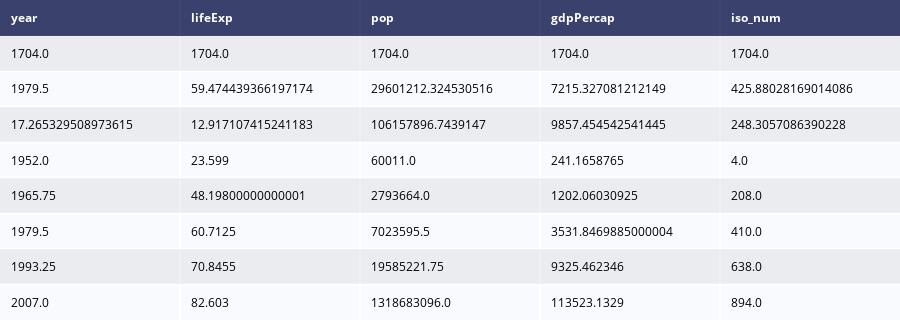

Write notebook code for a chart like this one.
### Code cell
d=create_table(gapminder.describe())
d

### Figure 1 — Plotly figure (JSON) as saved in the notebook; plotly's stock layout.template omitted (floating-point values rounded to 4 significant figures)
{"data": [{"colorscale": [[0, "#00083e"], [0.5, "#ededee"], [1, "#ffffff"]], "hoverinfo": "none", "opacity": 0.75, "showscale": false, "type": "heatmap", "z": [[0, 0, 0, 0, 0], [0.5, 0.5, 0.5, 0.5, 0.5], [1, 1, 1, 1, 1], [0.5, 0.5, 0.5, 0.5, 0.5], [1, 1, 1, 1, 1], [0.5, 0.5, 0.5, 0.5, 0.5], [1, 1, 1, 1, 1], [0.5, 0.5, 0.5, 0.5, 0.5], [1, 1, 1, 1, 1]]}], "layout": {"annotations": [{"align": "left", "font": {"color": "#ffffff"}, "showarrow": false, "text": "<b>year</b>", "x": -0.45, "xanchor": "left", "xref": "x", "y": 0, "yref": "y"}, {"align": "left", "font": {"color": "#ffffff"}, "showarrow": false, "text": "<b>lifeExp</b>", "x": 0.55, "xanchor": "left", "xref": "x", "y": 0, "yref": "y"}, {"align": "left", "font": {"color": "#ffffff"}, "showarrow": false, "text": "<b>pop</b>", "x": 1.55, "xanchor": "left", "xref": "x", "y": 0, "yref": "y"}, {"align": "left", "font": {"color": "#ffffff"}, "showarrow": false, "text": "<b>gdpPercap</b>", "x": 2.55, "xanchor": "left", "xref": "x", "y": 0, "yref": "y"}, {"align": "left", "font": {"color": "#ffffff"}, "showarrow": false, "text": "<b>iso_num</b>", "x": 3.55, "xanchor": "left", "xref": "x", "y": 0, "yref": "y"}, {"align": "left", "font": {"color": "#000000"}, "showarrow": false, "text": "1704.0", "x": -0.45, "xanchor": "left", "xref": "x", "y": 1, "yref": "y"}, {"align": "left", "font": {"color": "#000000"}, "showarrow": false, "text": "1704.0", "x": 0.55, "xanchor": "left", "xref": "x", "y": 1, "yref": "y"}, {"align": "left", "font": {"color": "#000000"}, "showarrow": false, "text": "1704.0", "x": 1.55, "xanchor": "left", "xref": "x", "y": 1, "yref": "y"}, {"align": "left", "font": {"color": "#000000"}, "showarrow": false, "text": "1704.0", "x": 2.55, "xanchor": "left", "xref": "x", "y": 1, "yref": "y"}, {"align": "left", "font": {"color": "#000000"}, "showarrow": false, "text": "1704.0", "x": 3.55, "xanchor": "left", "xref": "x", "y": 1, "yref": "y"}, {"align": "left", "font": {"color": "#000000"}, "showarrow": false, "text": "1979.5", "x": -0.45, "xanchor": "left", "xref": "x", "y": 2, "yref": "y"}, {"align": "left", "font": {"color": "#000000"}, "showarrow": false, "text": "59.474439366197174", "x": 0.55, "xanchor": "left", "xref": "x", "y": 2, "yref": "y"}, {"align": "left", "font": {"color": "#000000"}, "showarrow": false, "text": "29601212.324530516", "x": 1.55, "xanchor": "left", "xref": "x", "y": 2, "yref": "y"}, {"align": "left", "font": {"color": "#000000"}, "showarrow": false, "text": "7215.327081212149", "x": 2.55, "xanchor": "left", "xref": "x", "y": 2, "yref": "y"}, {"align": "left", "font": {"color": "#000000"}, "showarrow": false, "text": "425.88028169014086", "x": 3.55, "xanchor": "left", "xref": "x", "y": 2, "yref": "y"}, {"align": "left", "font": {"color": "#000000"}, "showarrow": false, "text": "17.265329508973615", "x": -0.45, "xanchor": "left", "xref": "x", "y": 3, "yref": "y"}, {"align": "left", "font": {"color": "#000000"}, "showarrow": false, "text": "12.917107415241183", "x": 0.55, "xanchor": "left", "xref": "x", "y": 3, "yref": "y"}, {"align": "left", "font": {"color": "#000000"}, "showarrow": false, "text": "106157896.7439147", "x": 1.55, "xanchor": "left", "xref": "x", "y": 3, "yref": "y"}, {"align": "left", "font": {"color": "#000000"}, "showarrow": false, "text": "9857.454542541445", "x": 2.55, "xanchor": "left", "xref": "x", "y": 3, "yref": "y"}, {"align": "left", "font": {"color": "#000000"}, "showarrow": false, "text": "248.3057086390228", "x": 3.55, "xanchor": "left", "xref": "x", "y": 3, "yref": "y"}, {"align": "left", "font": {"color": "#000000"}, "showarrow": false, "text": "1952.0", "x": -0.45, "xanchor": "left", "xref": "x", "y": 4, "yref": "y"}, {"align": "left", "font": {"color": "#000000"}, "showarrow": false, "text": "23.599", "x": 0.55, "xanchor": "left", "xref": "x", "y": 4, "yref": "y"}, {"align": "left", "font": {"color": "#000000"}, "showarrow": false, "text": "60011.0", "x": 1.55, "xanchor": "left", "xref": "x", "y": 4, "yref": "y"}, {"align": "left", "font": {"color": "#000000"}, "showarrow": false, "text": "241.1658765", "x": 2.55, "xanchor": "left", "xref": "x", "y": 4, "yref": "y"}, {"align": "left", "font": {"color": "#000000"}, "showarrow": false, "text": "4.0", "x": 3.55, "xanchor": "left", "xref": "x", "y": 4, "yref": "y"}, {"align": "left", "font": {"color": "#000000"}, "showarrow": false, "text": "1965.75", "x": -0.45, "xanchor": "left", "xref": "x", "y": 5, "yref": "y"}, {"align": "left", "font": {"color": "#000000"}, "showarrow": false, "text": "48.19800000000001", "x": 0.55, "xanchor": "left", "xref": "x", "y": 5, "yref": "y"}, {"align": "left", "font": {"color": "#000000"}, "showarrow": false, "text": "2793664.0", "x": 1.55, "xanchor": "left", "xref": "x", "y": 5, "yref": "y"}, {"align": "left", "font": {"color": "#000000"}, "showarrow": false, "text": "1202.06030925", "x": 2.55, "xanchor": "left", "xref": "x", "y": 5, "yref": "y"}, {"align": "left", "font": {"color": "#000000"}, "showarrow": false, "text": "208.0", "x": 3.55, "xanchor": "left", "xref": "x", "y": 5, "yref": "y"}, {"align": "left", "font": {"color": "#000000"}, "showarrow": false, "text": "1979.5", "x": -0.45, "xanchor": "left", "xref": "x", "y": 6, "yref": "y"}, {"align": "left", "font": {"color": "#000000"}, "showarrow": false, "text": "60.7125", "x": 0.55, "xanchor": "left", "xref": "x", "y": 6, "yref": "y"}, {"align": "left", "font": {"color": "#000000"}, "showarrow": false, "text": "7023595.5", "x": 1.55, "xanchor": "left", "xref": "x", "y": 6, "yref": "y"}, {"align": "left", "font": {"color": "#000000"}, "showarrow": false, "text": "3531.8469885000004", "x": 2.55, "xanchor": "left", "xref": "x", "y": 6, "yref": "y"}, {"align": "left", "font": {"color": "#000000"}, "showarrow": false, "text": "410.0", "x": 3.55, "xanchor": "left", "xref": "x", "y": 6, "yref": "y"}, {"align": "left", "font": {"color": "#000000"}, "showarrow": false, "text": "1993.25", "x": -0.45, "xanchor": "left", "xref": "x", "y": 7, "yref": "y"}, {"align": "left", "font": {"color": "#000000"}, "showarrow": false, "text": "70.8455", "x": 0.55, "xanchor": "left", "xref": "x", "y": 7, "yref": "y"}, {"align": "left", "font": {"color": "#000000"}, "showarrow": false, "text": "19585221.75", "x": 1.55, "xanchor": "left", "xref": "x", "y": 7, "yref": "y"}, {"align": "left", "font": {"color": "#000000"}, "showarrow": false, "text": "9325.462346", "x": 2.55, "xanchor": "left", "xref": "x", "y": 7, "yref": "y"}, {"align": "left", "font": {"color": "#000000"}, "showarrow": false, "text": "638.0", "x": 3.55, "xanchor": "left", "xref": "x", "y": 7, "yref": "y"}, {"align": "left", "font": {"color": "#000000"}, "showarrow": false, "text": "2007.0", "x": -0.45, "xanchor": "left", "xref": "x", "y": 8, "yref": "y"}, {"align": "left", "font": {"color": "#000000"}, "showarrow": false, "text": "82.603", "x": 0.55, "xanchor": "left", "xref": "x", "y": 8, "yref": "y"}, {"align": "left", "font": {"color": "#000000"}, "showarrow": false, "text": "1318683096.0", "x": 1.55, "xanchor": "left", "xref": "x", "y": 8, "yref": "y"}, {"align": "left", "font": {"color": "#000000"}, "showarrow": false, "text": "113523.1329", "x": 2.55, "xanchor": "left", "xref": "x", "y": 8, "yref": "y"}, {"align": "left", "font": {"color": "#000000"}, "showarrow": false, "text": "894.0", "x": 3.55, "xanchor": "left", "xref": "x", "y": 8, "yref": "y"}], "height": 320, "margin": {"b": 0, "l": 0, "r": 0, "t": 0}, "xaxis": {"dtick": 1, "gridwidth": 2, "showticklabels": false, "tick0": -0.5, "ticks": "", "zeroline": false}, "yaxis": {"autorange": "reversed", "dtick": 1, "gridwidth": 2, "showticklabels": false, "tick0": 0.5, "ticks": "", "zeroline": false}}}
